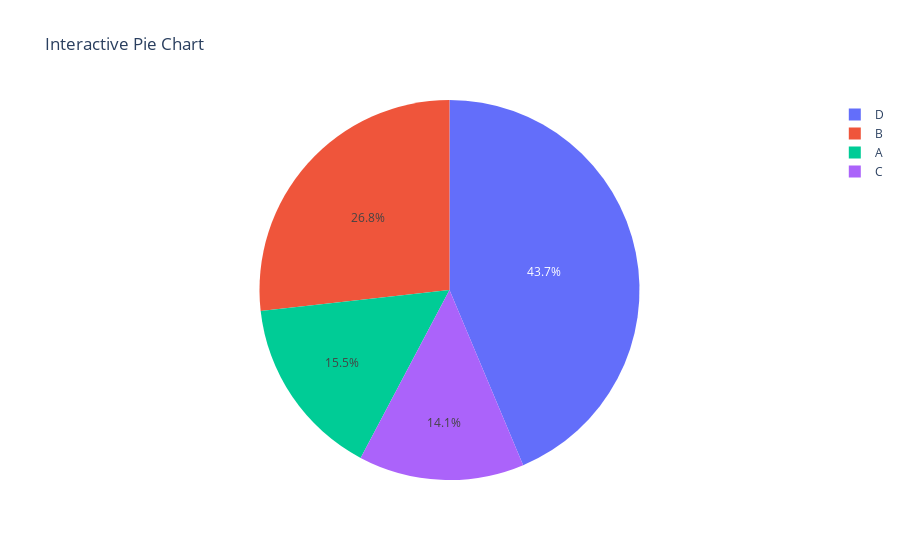

This figure's notebook cell:
### Code cell
import plotly.express as px
import numpy as np

# Generate random data
labels = ['A', 'B', 'C', 'D']
values = np.random.randint(1, 100, size=4)

# Create an interactive pie chart
fig = px.pie(values=values, names=labels, title='Interactive Pie Chart')

# Show the plot
fig.show()

### Figure 1 — Plotly figure (JSON) as saved in the notebook; plotly's stock layout.template omitted (floating-point values rounded to 4 significant figures)
{"data": [{"domain": {"x": [0, 1], "y": [0, 1]}, "hovertemplate": "label=%{label}<br>value=%{value}<extra></extra>", "labels": ["A", "B", "C", "D"], "legendgroup": "", "name": "", "showlegend": true, "type": "pie", "values": [11, 19, 10, 31]}], "layout": {"legend": {"tracegroupgap": 0}, "title": {"text": "Interactive Pie Chart"}}}
